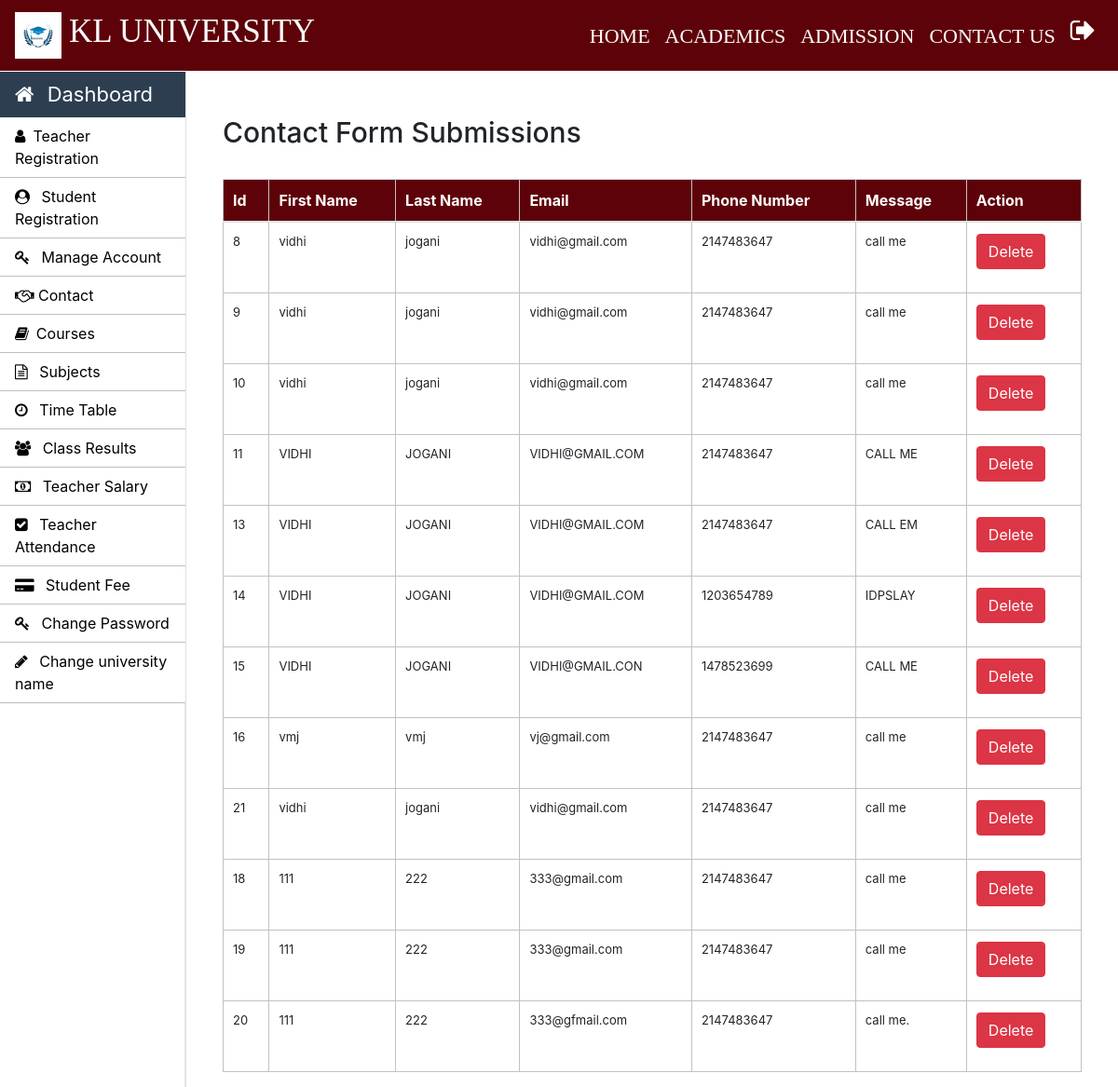
The app's page /admin/contact.php (signed in) with its own data.
### tables this page shows
CREATE TABLE `change_name` (
  `sno` int NOT NULL,
  `name` text,
  `user_email` varchar(30) DEFAULT NULL
);

CREATE TABLE IF NOT EXISTS `contact` (
  `id` int NOT NULL AUTO_INCREMENT,
  `first_name` varchar(20) NOT NULL,
  `last_name` varchar(20) NOT NULL,
  `email` varchar(20) NOT NULL,
  `phone_number` int NOT NULL,
  `message` varchar(500) NOT NULL,
  PRIMARY KEY (`id`)
);

### admin/contact.php (the view, shortened to what this page needs)
<?php
    require_once "../connection/connection.php";
    $query = "SELECT * FROM contact";
    $result = mysqli_query($con, $query);
?>
<!DOCTYPE html>
<html lang="en">
<head>
    <link rel="stylesheet" href="https://stackpath.bootstrapcdn.com/bootstrap/4.5.2/css/bootstrap.min.css">
</head>
<body>
    <?php include('../common/common-header.php') ?>
    <?php include('../common/admin-sidebar.php') ?>
    <main role="main" class="col-xl-10 col-lg-9 col-md-8 ml-sm-auto px-md-4 mb-2 w-100">
        <div class="container mt-5">
            <h2>Contact Form Submissions</h2>
            <br>
            <table class="table">
                <thead>
                    <tr>
                        <th>Id</th>
                        <th>First Name</th>
                        <th>Last Name</th>
                        <th>Email</th>
                        <th>Phone Number</th>
                        <th>Message</th>
                        <th>Action</th>
                    </tr>
                </thead>
                <tbody>
                    <?php
                    while ($row = mysqli_fetch_assoc($result)) {
                        echo "<tr>";
                        echo "<td>{$row['id']}</td>";
                        echo "<td>{$row['first_name']}</td>";
                        echo "<td>{$row['last_name']}</td>";
                        echo "<td>{$row['email']}</td>";
                        echo "<td>{$row['phone_number']}</td>";
                        echo "<td>{$row['message']}</td>";
                        echo "<td><form method='post'><input type='hidden' name='id' value='{$row['id']}'><button type='submit' name='delete_btn' class='btn btn-danger'>Delete</button></form></td>";
                        echo "</tr>";
                    }
                    ?>
                </tbody>
            </table>
        </div>
    </main>
</body>
</html>

### common/common-header.php (shortened to what this page needs)
<!doctype html>
<html lang="en">
	<head>
      <link rel="stylesheet" type="text/css" href="../bootstrap/css/bootstrap.min.css">
      <link rel="stylesheet" type="text/css" href="../css/footer.css">
      <link rel="stylesheet" type="text/css" href="../css/style.css">
    <link rel="stylesheet" href="https://stackpath.bootstrapcdn.com/font-awesome/4.7.0/css/font-awesome.min.css">
  </head>
  <body>
  <?php
include "../connection/connection.php";
$userEmail =$_SESSION['LoginAdmin'];
$que = "SELECT name FROM change_name WHERE user_email = '$userEmail'";
$res = mysqli_query($con, $que);
$row = mysqli_fetch_assoc($res);
if ($row) {
    $name = $row['name'];
} else {
    $name = "VMJ UNIVERCITY";
}
?>
    <nav class="navbar navbar-expand-lg navbar-dark header-back sticky-top header-navbar-fonts">
      <a class="navbar-brand d-flex align-items-center" href="../index.php">
        <img src="../images/LOGO1.JPG" class="logo-image" width="50" height="50">
        <h3 class="text-light text-uppercase ml-2"><?php echo $name; ?></h3>
      </a>
      <div class="collapse navbar-collapse" id="navbarNavDropdown">
        <ul class="navbar-nav ml-auto">
          <li class="nav-item active">
            <a class="nav-link" href="../index.php">HOME<span class="sr-only">(current)</span></a>
          </li>
          <li class="nav-item active">
            <a class="nav-link" href="../academics.php">ACADEMICS<span class="sr-only">(current)</span></a>
          </li>
          <li class="nav-item active">
            <a class="nav-link" href="../admission.php">ADMISSION<span class="sr-only">(current)</span></a>
          </li>
          <li class="nav-item active">
            <a class="nav-link" href="../contactus.php">CONTACT US<span class="sr-only">(current)</span></a>
          </li>
          <li class="nav-item active">
            <a class="nav-link" href="../login/logout.php"><i class="fa fa-sign-out text-white fa-lg" aria-hidden="true"></i><span class="sr-only">(current)</span></a>
          </li>
        </ul>
      </div>
    </nav>

### css/footer.css (style rules this page uses)
.footer-top h2,h3 { color: #fff; }

### css/style.css (style rules this page uses)
h2 { font-size: 30px; }
h3 { font-size: 25px; }
.header-back { background: #5e0209; }
.header-navbar-fonts { font-family: Cambria, Cochin, Georgia, Times, 'Times New Roman', serif; }
.header-navbar-fonts h3 { font-size: 35px !important; }
.header-navbar-fonts ul li a { font-size: 22px !important; }
.table-elements tr, td, th { font-size: 13px; border: 1px solid rgb(194, 193, 193); padding-left: 10px !important; }
.table-font-for-transcript td, th { font-size: 16px !important; }

### admin/contact.php (style rules this page uses)
table.table thead tr th { background: #5e0209; color:white; }

### records on screen
change_name: name "KL UNIVERSITY"
contact: id "8", first_name "vidhi", last_name "jogani", email "vidhi@gmail.com", phone_number "2147483647", message "call me"
contact: id "9", first_name "vidhi", last_name "jogani", email "vidhi@gmail.com", phone_number "2147483647", message "call me"
contact: id "10", first_name "vidhi", last_name "jogani", email "vidhi@gmail.com", phone_number "2147483647", message "call me"
contact: id "11", first_name "VIDHI", last_name "JOGANI", email "VIDHI@GMAIL.COM", phone_number "2147483647", message "CALL ME"
contact: id "13", first_name "VIDHI", last_name "JOGANI", email "VIDHI@GMAIL.COM", phone_number "2147483647", message "CALL EM"
contact: id "14", first_name "VIDHI", last_name "JOGANI", email "VIDHI@GMAIL.COM", phone_number "1203654789", message "IDPSLAY"
contact: id "15", first_name "VIDHI", last_name "JOGANI", email "VIDHI@GMAIL.CON", phone_number "1478523699", message "CALL ME"
contact: id "16", first_name "vmj", last_name "vmj", email "vj@gmail.com", phone_number "2147483647", message "call me"
contact: id "21", first_name "vidhi", last_name "jogani", email "vidhi@gmail.com", phone_number "2147483647", message "call me"
contact: id "18", first_name "111", last_name "222", email "333@gmail.com", phone_number "2147483647", message "call me"
contact: id "19", first_name "111", last_name "222", email "333@gmail.com", phone_number "2147483647", message "call me"
contact: id "20", first_name "111", last_name "222", email "333@gfmail.com", phone_number "2147483647", message "call me."
